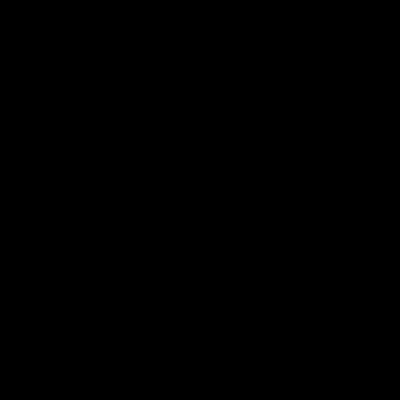
Frame 1 (no input)
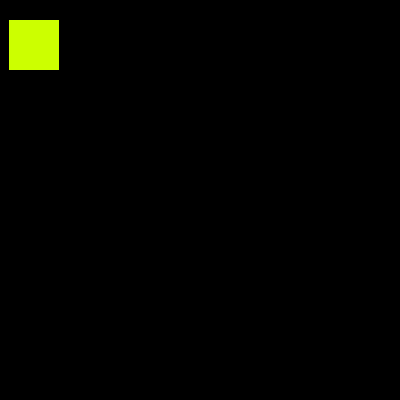
Frame 60 (the mouse pressed at the canvas centre just before this capture)
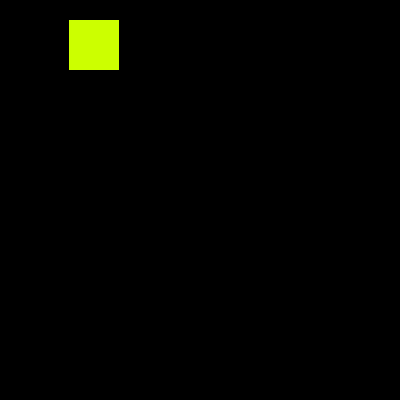
Frame 120 (the mouse held since frame 60 and released just before this capture)

The Processing sketch that drew these frames (run headless with seeded random() and noise(); from frame 60 on, the mouse is pressed at the canvas centre):

// Processing sketch: Excercise_3
// ── Excercise_3.pde
int x = -50;
int x1 = -50;
void setup() {
  size(400, 400);
  noStroke();
}
void draw () {
  background(0);
  fill(204, 255, 0);
  rect(x, 20, 50, 50);
  if (x>=350) {
    fill(204, 255, 0);
    rect(x1, 20, 50, 50);
    x1++;
  }
  if (x1>=0) {
    x1 = -50;
    x = 0;
  }
  x++;
}
